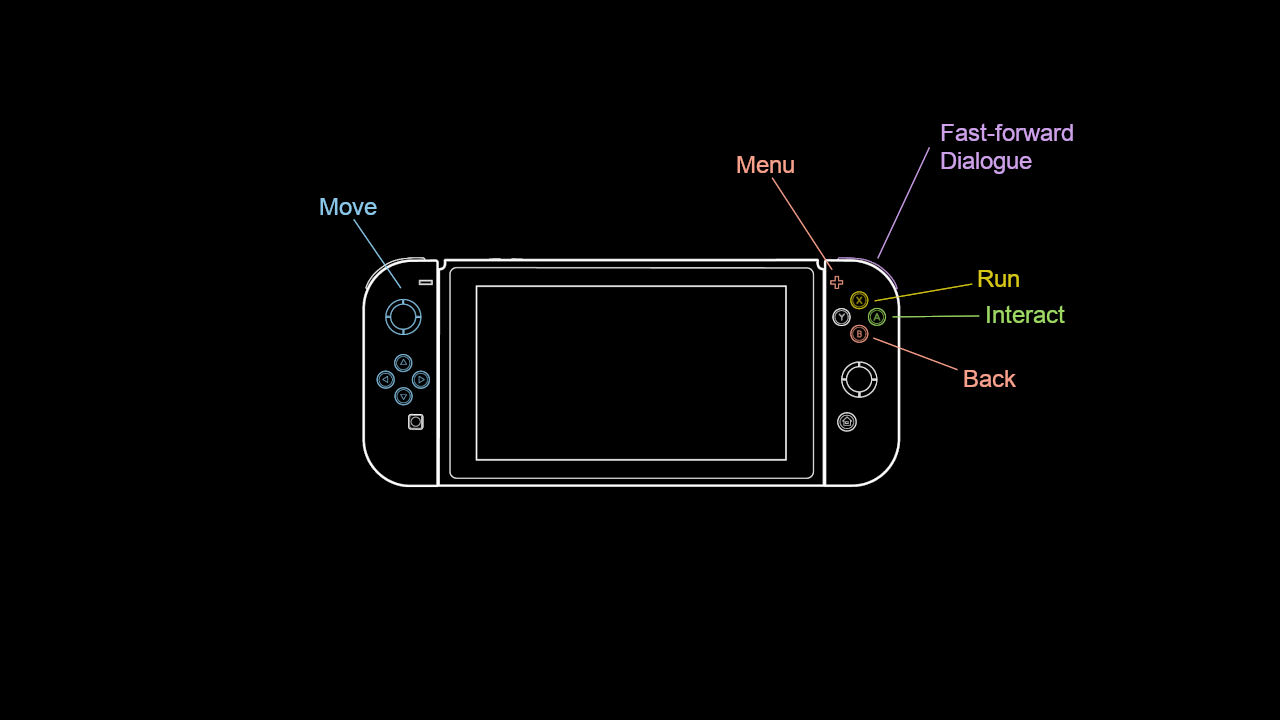
#> input picture controls.png, 1280 x 720 px
$ python make_icon.py ../controls.png ../controls.png
#> lines starting #> are read from the running program, lines starting #| are printed output that depends on the picture
#!/usr/bin/env python3
"""Convert any image to the 256x256 baseline JPEG that elf2nro expects.

  make_icon.py <input image> <output.jpg>

Uses Pillow if installed, otherwise ImageMagick.
"""
import shutil
import subprocess
import sys


def main(src: str, dst: str) -> None:
#> called with src = '../controls.png', dst = '../controls.png'
    try:
        from PIL import Image
    except ImportError:
        tool = shutil.which("magick") or shutil.which("convert")
        if not tool:
            raise SystemExit("need Pillow or ImageMagick to convert the icon")
        subprocess.run([tool, src, "-resize", "256x256!", "-background", "black", "-flatten",
                        "-strip", "-interlace", "none", "-quality", "92", dst], check=True)
        return
    img = Image.open(src).convert("RGBA").resize((256, 256), Image.LANCZOS)
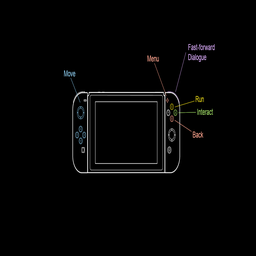
#> img: PIL image 256x256 RGBA; mean R, G, B, A 3.9, 3.8, 3.8, 255
    bg = Image.new("RGB", img.size, (0, 0, 0))
#> bg: PIL image 256x256 RGB; every value is 0
    bg.paste(img, mask=img.split()[3])
    bg.save(dst, "JPEG", quality=92, progressive=False)


if __name__ == "__main__":
    main(sys.argv[1], sys.argv[2])
